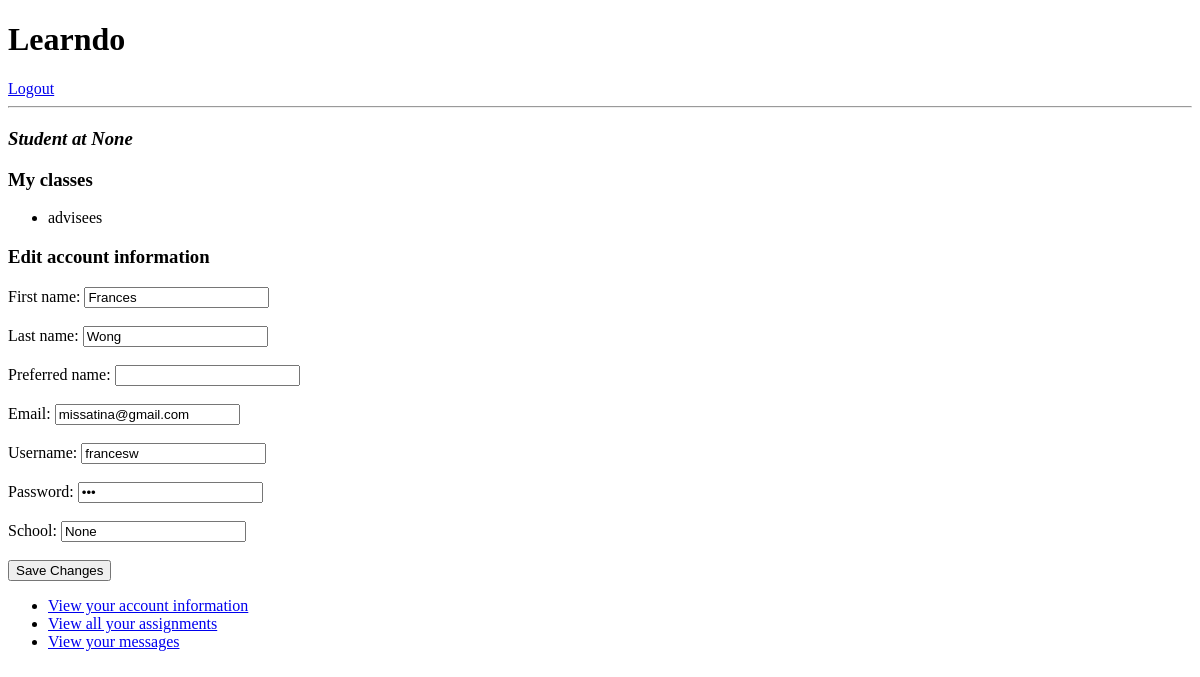
/profile/9 (signed in), run on an earlier commit of the app's database.
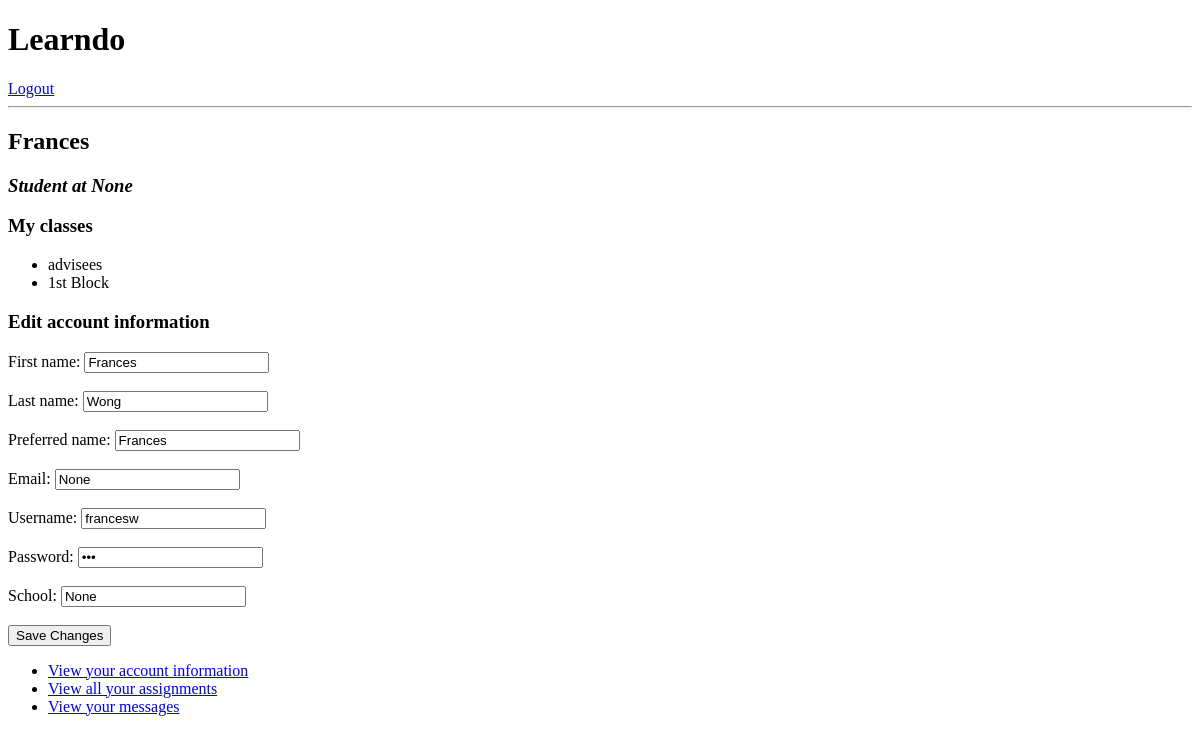
And on a later commit of the database.
### model.py (models this page shows, shortened)
class Class(db.Model):
    __tablename__ = "classes"
    class_id = db.Column(db.Integer, autoincrement=True, primary_key=True)
    class_name = db.Column(db.String(64), nullable=False)

class User(db.Model):
    __tablename__ = "users"
    user_id = db.Column(db.Integer, autoincrement=True, primary_key=True)
    is_teacher = db.Column(db.Boolean, nullable=False)
    username = db.Column(db.Integer, nullable=False, unique=True)
    password = db.Column(db.String(16), nullable=False)
    email = db.Column(db.String(64), nullable=True)
    first_name = db.Column(db.String(32), nullable=False)
    last_name = db.Column(db.String(32), nullable=True)
    display_name = db.Column(db.String(32), nullable=True)
    school = db.Column(db.String(64), nullable=True)
    classes = db.relationship("Class",
                             secondary='usersclasses',
                             backref="users")
    tasks = db.relationship('Task', backref='user')
    assignments = db.relationship('Assignment', backref='user')

### server.py (the view)
@app.route('/profile/<int:user_id>')
def load_profile(user_id):
    user = User.query.get(user_id)
    if user.is_teacher:
        acct_type = 'Teacher'
    else:
        acct_type = 'Student'
    my_classes = []
    for each_class in user.classes:
        my_classes.append(each_class.class_name)
    if access_profile(user_id) == True:
        return render_template("profile.html", user=user, my_classes=my_classes, acct_type=acct_type)
    else:
        flash("You do not have access to that page.")
        return redirect("/")

### helper.py (called while the page is built)
def list_teachers(student_id):
    student = User.query.get(student_id)
    teachers = []
    if student.is_teacher == 0:
        for each_class in student.classes:
            for user in each_class.users:
                if user.is_teacher == 1:
                    teachers.append(user.user_id)
    return teachers

def access_profile(user_id):
    user = User.query.get(user_id)
    teachers = list_teachers(user_id)
    if session['user_id'] == user_id:
        return True
    else:
        for teacher_id in teachers:
            if session['user_id'] == teacher_id:
                return True
            else:
                return False

### templates/profile.html (shortened to what this page needs)
{% extends 'base.html' %}
{% block content %}
<h2>{{ user.display_name }}</h2>
<h3><i>{{ acct_type }} at {{ user.school }}</i></h3>
<h3>My classes</h3>
    <ul>
    {% for class in my_classes %}
        <li>{{ class }}</li>
    {% endfor %}
    </ul>
<h3>Edit account information</h3>
<form action="/edit_profile" method="POST">
    <div>
        <label>
            First name:
            <input type="text" name="first" value="{{ user.first_name }}" required>
        </label><br><br>
    </div>
    <div>
        <label>
            Last name:
            <input type="text" name="last" value="{{ user.last_name }}" required>
        </label><br><br>
    </div>
    <div>
        <label>
            Preferred name:
            <input type="text" name="preferred" value="{{ user.display_name }}" >
        </label><br><br>
    </div>
    <div>
        <label>
            Email:
            <input type="text" name="email" value="{{ user.email }}">
        </label><br><br>
    </div>
    <div>
        <label>
            Username:
            <input type="text" name="username" value="{{ user.username}}" required>
        </label><br><br>
    </div>
    <div>
        <label>
            Password:
            <input type="password" name="password" value="{{ user.password }}" required>
        </label><br><br>
    </div>
    <div>
        <label>
            School:
            <input type="text" name="school" value="{{ user.school }}" required>
        </label><br><br>
    </div>
    <div>
        <input type="submit" value="Save Changes">
    </div>
</form>
{% endblock %}

What changed in the data, as far as the page shows it:
changed User "Frances": display_name (not shown) → "Frances"; preferred (not shown) → "Frances"; email "missatina@gmail.com" → "None"
now on this page (row unchanged): Class: class_name "1st Block"
